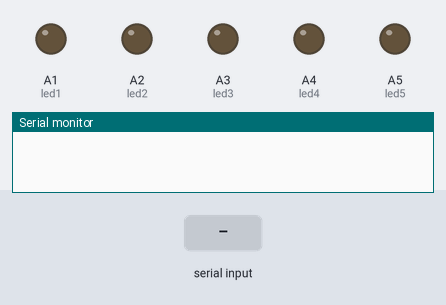
This sketch was run on a simulated Arduino Uno, built with avr-gcc and run on an emulated ATmega328P. Shown: output pins drawn as LEDs (lit = HIGH), the last lines printed to the serial monitor. The test bench sets the inputs (shaded band).

Above: at 1.2 s.
1.3 s: "A" received over Serial
At 2.7 s:
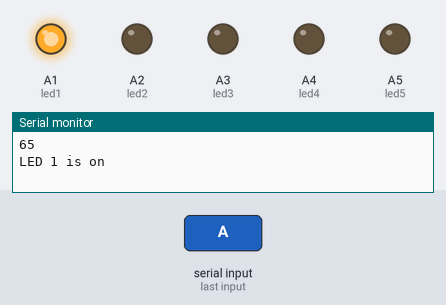
3.5 s: "G" received over Serial
At 4.3 s:
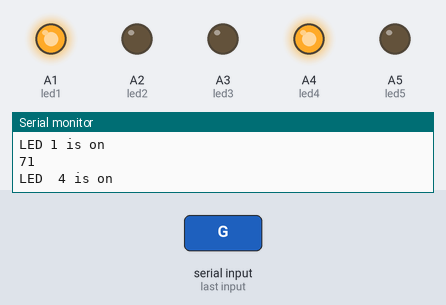
5.5 s: "B" received over Serial
At 7.0 s:
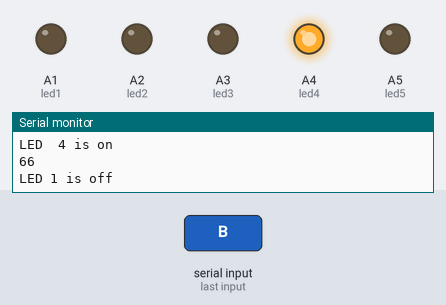
7.5 s: "C" received over Serial
At 8.5 s:
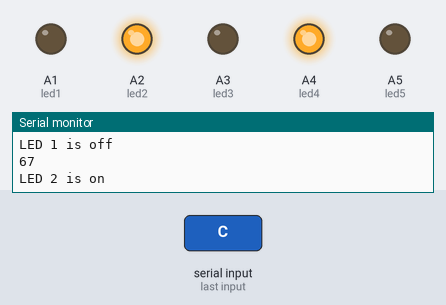
9.5 s: "E" received over Serial
At 11.2 s:
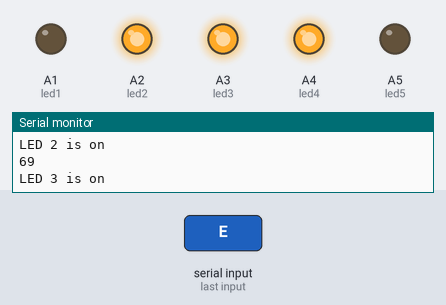
11.5 s: "D" received over Serial
At 12.8 s:
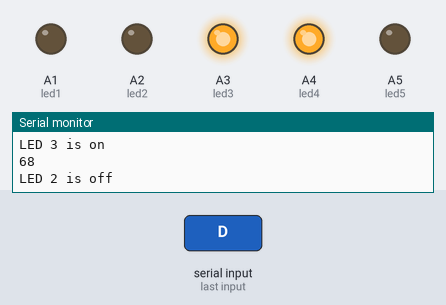
Timing chart, 0 to 14.5 s (numbered marks = the images above; inputs shaded):
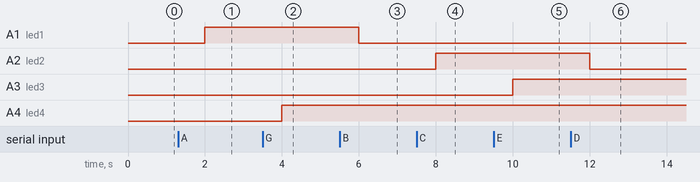

The sketch:

led_on_off.ino
```cpp
//char blueToothVal;           //value sent over via bluetooth
char lastValue;              //stores last state of device (on/off)
int led1 = A1;
int led2 = A2;
int led3 = A3;
int led4 = A4;
int led5 = A5;

void setup()
{
 Serial.begin(9600);
 pinMode(led1,OUTPUT);
 pinMode(led2,OUTPUT);
 pinMode(led3,OUTPUT);
 pinMode(led4,OUTPUT);
 pinMode(led5,OUTPUT);
}

void loop()
{
  if(Serial.available() > 0)
  {//if there is data being recieved
   int blueToothVal=Serial.read(); //read it

    switch(blueToothVal){
      case 'A':
        digitalWrite(led1,HIGH);
        Serial.println(blueToothVal);
        Serial.println(F("LED 1 is on"));
        break;
      case 'B':
        digitalWrite(led1,LOW);
        Serial.println(blueToothVal);
        Serial.println(F("LED 1 is off"));
        break;
      case 'C':
        digitalWrite(led2,HIGH);
        Serial.println(blueToothVal);
        Serial.println(F("LED 2 is on"));
        break;
      case 'D':
        digitalWrite(led2,LOW);
        Serial.println(blueToothVal);
        Serial.println(F("LED 2 is off"));
        break;
      case 'E':
        digitalWrite(led3,HIGH);
        Serial.println(blueToothVal);
        Serial.println(F("LED 3 is on"));
        break;
      case 'F':
        digitalWrite(led3,LOW);
        Serial.println(blueToothVal);
        Serial.println(F("LED 3 is off"));
        break;
      case 'G':
        digitalWrite(led4,HIGH);
        Serial.println(blueToothVal);
        Serial.println(F("LED  4 is on"));
        break;
      case 'H':
        digitalWrite(led4,LOW);
        Serial.println(blueToothVal);
        Serial.println(F("LED 4 is off"));
        break;
      case 'I':
        digitalWrite(led5,HIGH);
        Serial.println(blueToothVal);
        Serial.println(F("LED 5 is on"));
        break;
      case 'J':
        digitalWrite(led5,LOW);
        Serial.println(blueToothVal);
        Serial.println(F("LED 5 is off"));
        break;
    }
  }

  delay(1000);
}
```

Measured:
- after the input at 1.3 s, A1 (led1): LOW → HIGH after 0.70 s
- after the input at 3.5 s, A4 (led4): LOW → HIGH after 0.50 s
- after the input at 5.5 s, A1 (led1): HIGH → LOW after 0.50 s
- after the input at 7.5 s, A2 (led2): LOW → HIGH after 0.50 s
- after the input at 9.5 s, A3 (led3): LOW → HIGH after 0.50 s
- after the input at 11.5 s, A2 (led2): HIGH → LOW after 0.50 s
